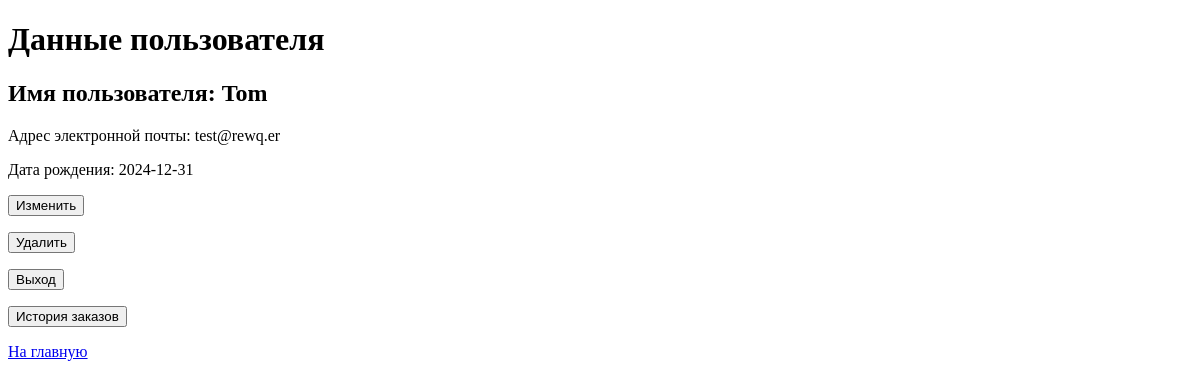
The page /user/ (signed in) on the database as committed earlier.
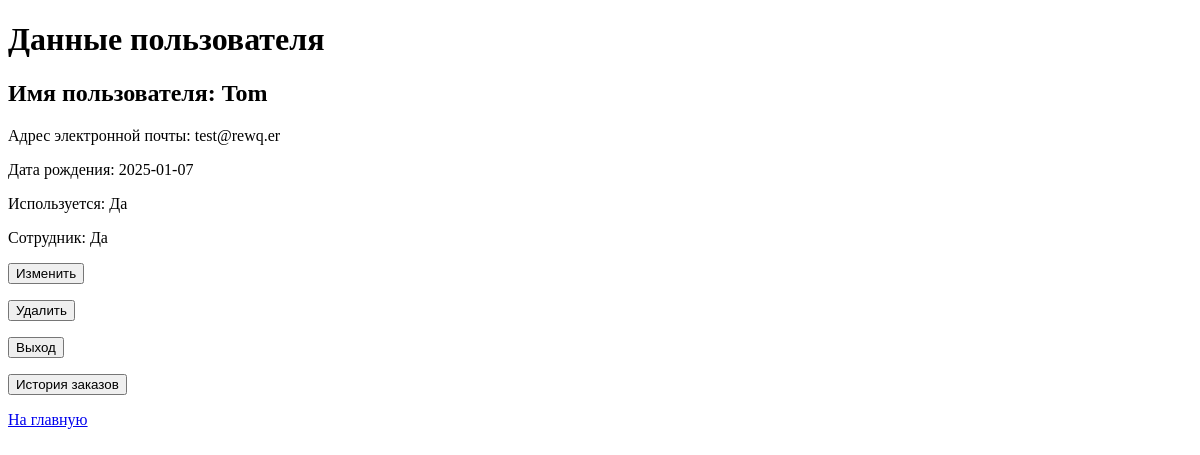
The same page on the database as committed later.
### app/models/users.py (models this page shows)
class User(Base):
    __tablename__ = 'users'
    __table_args__ = {'keep_existing': True}
    id = Column(INTEGER, primary_key=True, index=True)
    username = Column(String, index=True, unique=True)
    email = Column(String, index=True, unique=True)
    day_birth = Column(DATE)
    password = Column(String)
    is_active = Column(BOOLEAN, default=True)
    is_staff = Column(BOOLEAN, default=False)
    admin = Column(BOOLEAN, default=False)
    created_at = Column(DATETIME)
    updated_at = Column(DATETIME)
    purchase = relationship(
        'BuyerProd',
        back_populates='user',
        cascade='save-update, merge, delete, delete-orphan',
        passive_deletes=True,
    )

### app/routers/users.py (the view)
@user_router.get('/')
async def select_user_get(request: Request, user: Annotated[User, Depends(get_current_user)]):
    info = {'request': request, 'title': 'Данные пользователя'}
    if user is not None:
        info['tk'] = True
        info['user'] = user
    return templates.TemplateResponse("user_page.html", info)

### app/templates/users/user_page.html (shortened to what this page needs)
<!DOCTYPE html>
<html lang="en">
<head>
</head>
<body>
    <h1>{{title}}</h1>
    {% if tk %}
        <h2> Имя пользователя: {{user.username}}</h2>
        <p> Адрес электронной почты: {{user.email}}</p>
        <p> Дата рождения: {{user.day_birth}}</p>
        {% if user.is_staff %}
            <p>Используется: {% if user.is_active %} Да {% else %} Нет {% endif %}</p>
            <p>Сотрудник: {% if user.is_staff %} Да {% else %} Нет {% endif %}</p>
        {% endif %}
        <a href="\user\update\{{user.id}}"><button>Изменить</button></a>
        <a href="\user\delete"><button>Удалить</button></a>
        <p><a href="\user\logout"><button>Выход</button></a></p>
        <p><a href="\buy\orders\{{user.id}}"> <button>История заказов</button></a> </p>
    {% else %}
        <p> Вы не авторизованы. Пройдите авторизацию </p>
        <p><a href="\user\login"><button>Вход</button></a></p>
        <p><a href="\user\registration"><button>Регистрация</button></a></p>
    {% endif %}
    <p><a href="\main"> На главную</a></p>
</body>
</html>

Rows that differ between the two databases and show on the page:
changed User "Tom": day_birth "2024-12-31" → "2025-01-07"; is_staff False → True (drawn)
Other text that changed with them:
text now shown: "Используется: Да Сотрудник: Да"
